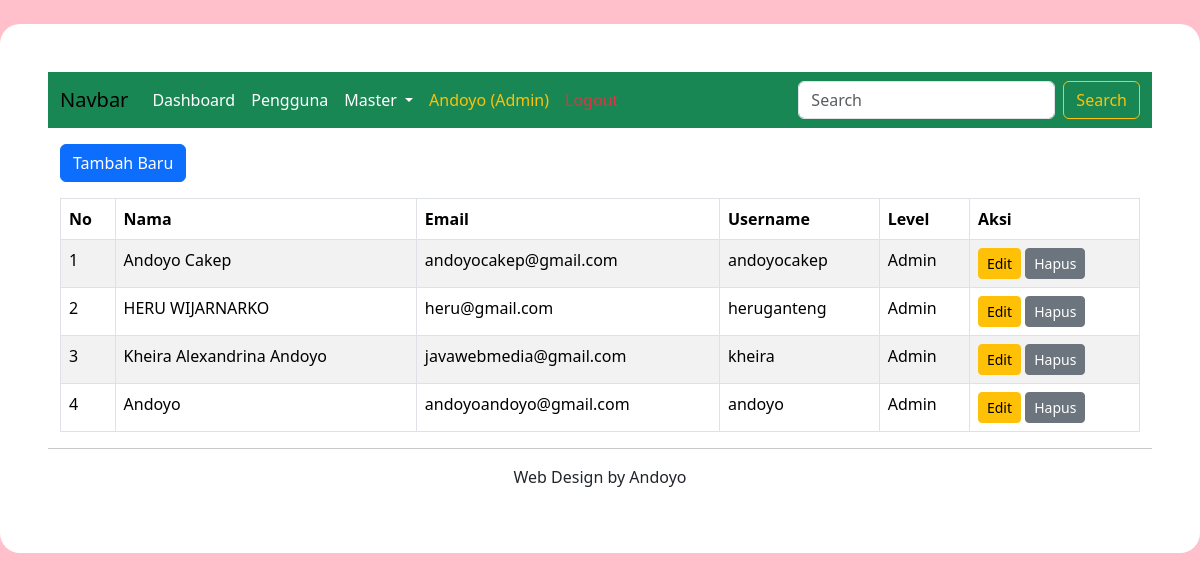
Screenshot of /user.php (signed in) with the database file from the repository.
### tables this page shows
CREATE TABLE `users` (
  `id_user` int NOT NULL,
  `nama` varchar(55) NOT NULL,
  `email` varchar(255) NOT NULL,
  `username` varchar(32) NOT NULL,
  `password` varchar(255) NOT NULL,
  `akses_level` varchar(20) NOT NULL,
  `tanggal_update` timestamp NOT NULL DEFAULT CURRENT_TIMESTAMP ON UPDATE CURRENT_TIMESTAMP
);

### user.php (the view, shortened to what this page needs)
<?php
require_once('include/koneksi.php');
include('layout/head.php');
include('layout/header.php');
$sql 		= "SELECT * FROM users ORDER BY id_user DESC";
$result 	= $conn->query($sql);
include('include/user/tambah.php');
?>
<table class="table table-bordered table-striped">
	<thead>
		<tr>
			<th>No</th>
			<th>Nama</th>
			<th>Email</th>
			<th>Username</th>
			<th>Level</th>
			<th>Aksi</th>
		</tr>
	</thead>
	<tbody>
		<?php $no = 1; while($row = $result->fetch_assoc()) { ?>
		<tr>
			<td><?php echo $no ?></td>
			<td><?php echo $row['nama'] ?></td>
			<td><?php echo $row['email'] ?></td>
			<td><?php echo $row['username'] ?></td>
			<td><?php echo $row['akses_level'] ?></td>
			<td>
				<?php include('include/user/edit.php'); ?>
			</td>
		</tr>
		<?php $no++; } ?>
	</tbody>
</table>
<?php
include('layout/footer.php');
?>

### layout/head.php (shortened to what this page needs)
<!DOCTYPE html>
<html>
<head>
	<link rel="stylesheet" href="bootstrap/css/bootstrap.min.css">
	<link rel="stylesheet" href="css/style.css">
</head>

### layout/header.php (shortened to what this page needs)
<body>
	<div class="container dasbor p-5">
		<nav class="navbar navbar-expand-lg bg-success">
			<div class="container-fluid">
				<a class="navbar-brand" href="#">Navbar</a>
				<div class="collapse navbar-collapse" id="navbarSupportedContent">
					<ul class="navbar-nav me-auto mb-2 mb-lg-0">
						<li class="nav-item">
							<a class="nav-link text-white active" aria-current="page" href="dasbor.php">Dashboard</a>
						</li>
						<li class="nav-item">
							<a class="nav-link text-white" href="user.php">Pengguna</a>
						</li>
						<li class="nav-item dropdown">
							<a class="nav-link text-white dropdown-toggle" href="#" role="button" data-bs-toggle="dropdown" aria-expanded="false">
								Master
							</a>
						</li>
						<li class="nav-item">
							<a class="nav-link text-warning" aria-disabled="true">
								<?php echo $_SESSION['nama'] ?>
								(<?php echo $_SESSION['akses_level'] ?>)
							</a>
						</li>
						<li class="nav-item">
							<a class="nav-link text-danger active" aria-current="page" href="index.php?logout">Logout</a>
						</li>
					</ul>
					<form class="d-flex" role="search">
						<input class="form-control me-2" type="search" placeholder="Search" aria-label="Search"/>
						<button class="btn btn-outline-warning" type="submit">Search</button>
					</form>
				</div>
			</div>
		</nav>
		<div class="container mb-3 mt-3">

### include/user/tambah.php (shortened to what this page needs)
<button type="button" class="btn btn-primary mb-3" data-bs-toggle="modal" data-bs-target="#exampleModal">
  Tambah Baru
</button>

### include/user/edit.php (shortened to what this page needs)
<button type="button" class="btn btn-warning btn-sm" data-bs-toggle="modal" data-bs-target="#edit-<?php echo $row['id_user'] ?>">
  Edit
</button>
<a href="user.php?delete=<?php echo $row['id_user'] ?>" class="btn btn-sm btn-secondary" onclick="return confirm('Yakin ingin menghapus data ini?')">Hapus</a>

### layout/footer.php (shortened to what this page needs)
</div>
		<footer>
			<hr>
			<p class="text-center">Web Design by Andoyo</p>
		</footer>
	</div>
</body>
</html>

### css/style.css (style rules this page uses)
body { background-color: pink; }
.dasbor { max-width: 1200px; background-color: white; border-radius: 20px; margin: 2% auto; }

### rows the page displays
users: nama "Andoyo Cakep", email "andoyocakep@gmail.com", username "andoyocakep", akses_level "Admin"
users: nama "HERU WIJARNARKO", email "heru@gmail.com", username "heruganteng", akses_level "Admin"
users: nama "Kheira Alexandrina Andoyo", email "javawebmedia@gmail.com", username "kheira", akses_level "Admin"
users: nama "Andoyo", email "andoyoandoyo@gmail.com", username "andoyo", akses_level "Admin"

### other values shown
$_SESSION['nama'] "Andoyo"
$_SESSION['akses_level'] "Admin"
